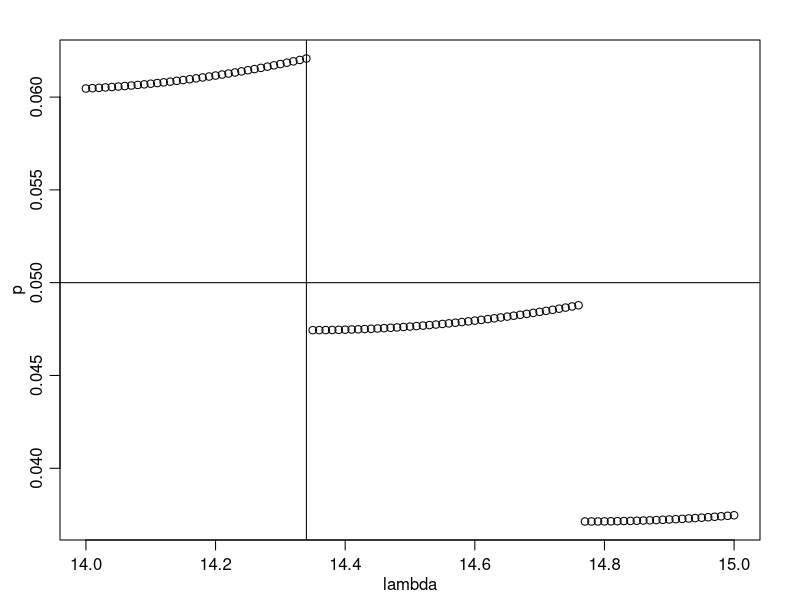

Here is the R script that generated this plot:
quartz(type="png", file="pval.png", width=7, height=5, bg="white", family="HiraKakuProN-W3")
par(mgp=c(1.7,0.7,0)) # title and axis margins. default: c(3,1,0)
par(mar=c(3,3,2,2)) # bottom, left, top, right margins. default: c(5,4,4,2)+0.1
x = (1400:1500)/100
plot(x, sapply(x, function(x){poisson.test(7, r=x)$p.value}), type="p",
     xlab="lambda", ylab="p")
abline(v=14.3402)
abline(h=0.05)
dev.off()
